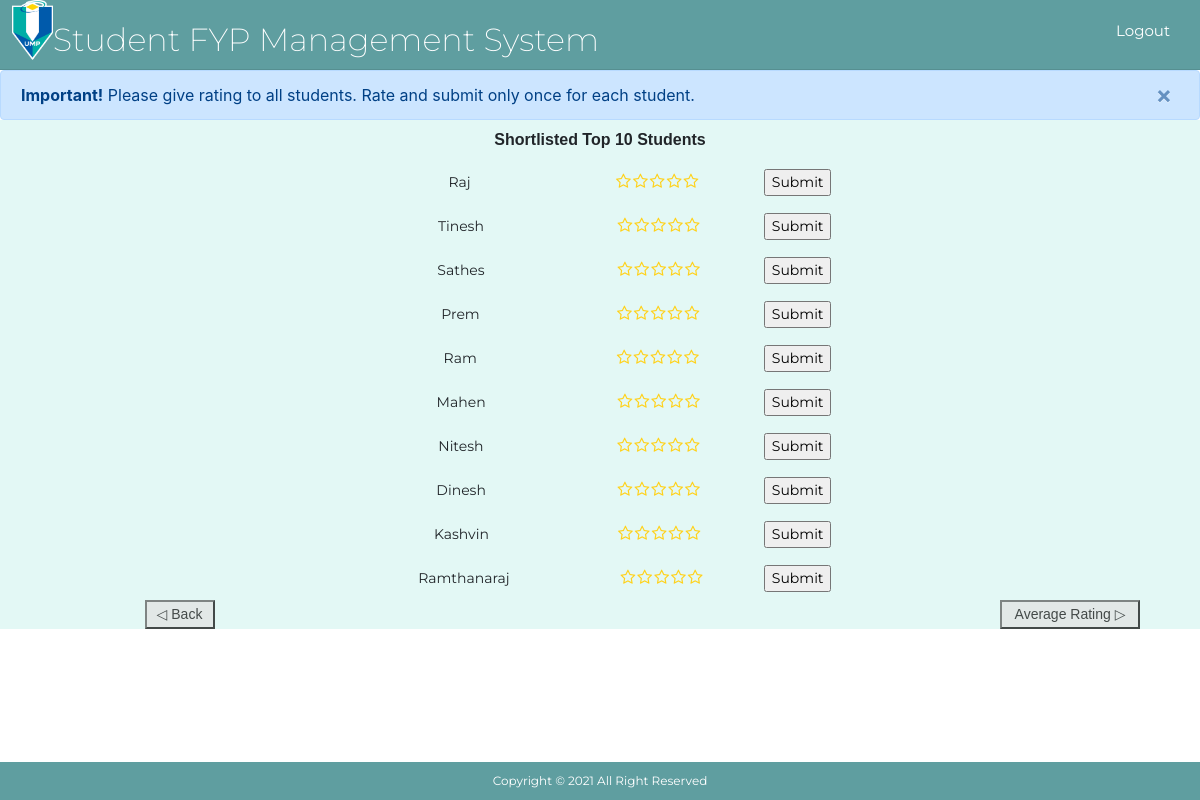
Page /rating.php on the earlier database version.
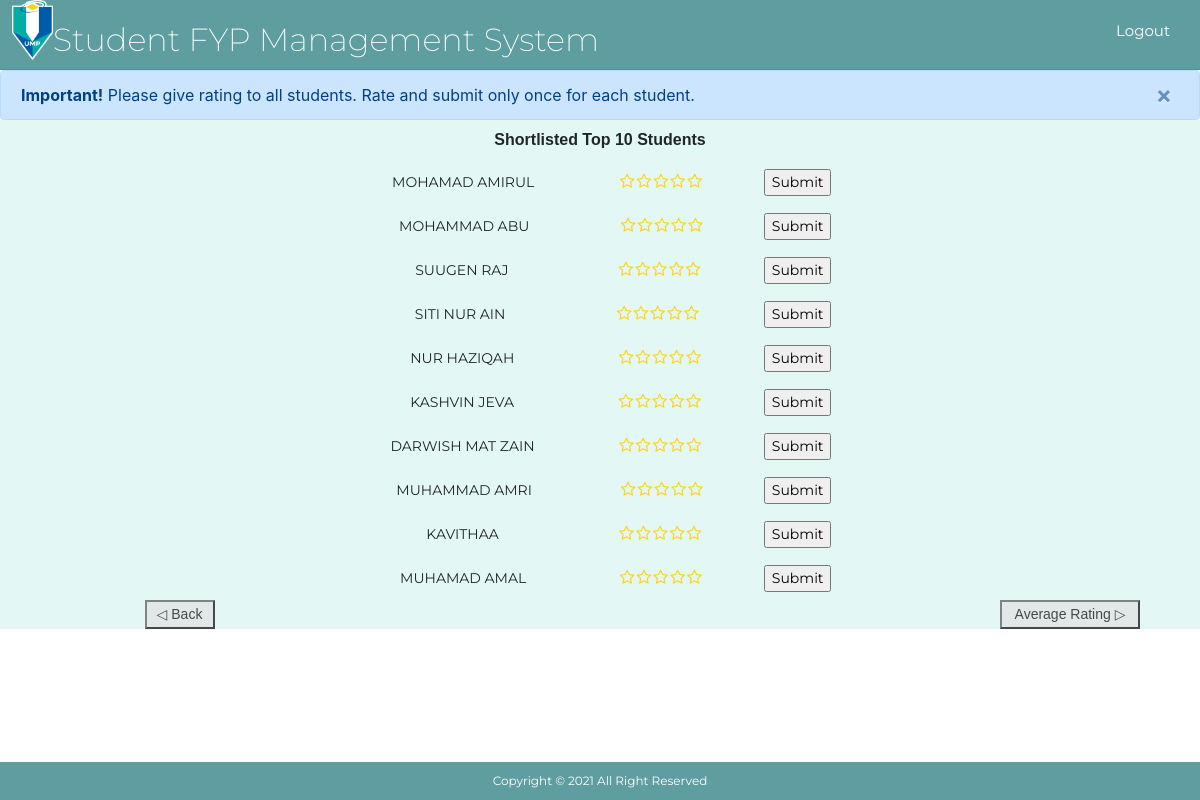
Same page on the later database version.
### tables this page shows
CREATE TABLE `studentlist` (
  `id` int(10) NOT NULL,
  `name` varchar(40) NOT NULL,
  `average_rating` float NOT NULL
);

### rating.php (the view, shortened to what this page needs)
<!DOCTYPE html>
<html lang="en">
    <head>
        <link href="css/ratinglayout.css" type="text/css" rel="stylesheet" media="screen,projection">
        <link rel="stylesheet" href="https://cdn.jsdelivr.net/npm/bootstrap@4.6.1/dist/css/bootstrap.min.css">
        <link rel="stylesheet" href="https://cdnjs.cloudflare.com/ajax/libs/twitter-bootstrap/4.6.1/css/bootstrap.min.css">
        <link rel="stylesheet" href="https://cdnjs.cloudflare.com/ajax/libs/font-awesome/4.2.0/css/font-awesome.min.css">
        <link rel="stylesheet" href="starrr.css">
    </head>
    <body>
      <div class="header">
        <div class ="inner_header">
            <div class="logo_container">
               <img src="umplogo.png" alt="imgheader">
               <h1>Student FYP Management System</h1>
            </div>
          <nav>
            <li><span><a href="logout.php">Logout</a></span></li>
          </nav>
        </div>
      </div>
          <div class="alert alert-primary alert-dismissible">
              <button type="button" class="close" data-dismiss="alert">&times;</button>
              <strong>Important!</strong> Please give rating to all students. Rate and submit only once for each student.
         </div>
   <div class= ratetitle>
      Shortlisted Top 10 Students
   </div>
<?php
       $conn = mysqli_connect("localhost", "root", "", "studFYP");
       $result = mysqli_query($conn, "SELECT * FROM studentlist");
       while ($row = mysqli_fetch_object($result)) {
?>
<div class=ratetable>
   <table class="center">
     <tr>
       <form method="POST" onsubmit="return saverating(this);">
        <td>
           <?php
           echo $row->name;
           ?>
        </td>
        <td>
           <div class="starrr"></div>
        </td>
        <td>
           <input type="submit">
        </td>
       </form>
     </tr>
   </table>
</div>
    <?php
    }
    ?>
<div class= "ratebutton">
    <button class="avgbutton" onclick="document.location='chart.php'">Average Rating ▷</button>
    <button class="backbutton" onclick="history.back()">◁ Back</button>
</div>
    <footer id="footer">
            <span> Copyright &copy; 2021 All Right Reserved</span>
    </footer>
</body>
</html>

Differences in the rows shown:
changed studentlist: name "Raj" → "MOHAMAD AMIRUL"
changed studentlist: name "Tinesh" → "MOHAMMAD ABU"
changed studentlist: name "Sathes" → "SUUGEN RAJ"
changed studentlist: name "Prem" → "SITI NUR AIN"
changed studentlist: name "Ram" → "NUR HAZIQAH"
changed studentlist: name "Mahen" → "KASHVIN JEVA"
changed studentlist: name "Nitesh" → "DARWISH MAT ZAIN"
changed studentlist: name "Dinesh" → "MUHAMMAD AMRI"
changed studentlist: name "Kashvin" → "KAVITHAA"
changed studentlist: name "Ramthanaraj" → "MUHAMAD AMAL"
